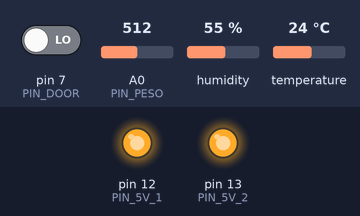
This sketch was run on a simulated Arduino Uno, built with avr-gcc and run on an emulated ATmega328P. On the bench: output pins drawn as LEDs (lit = HIGH). The inputs (shaded band) are chosen by the test bench; at power-on: pin 7 (PIN_DOOR) LOW, A0 (PIN_PESO) = 512, humidity 55 %, temperature 24 °C. What the sketch prints to the serial monitor is not drawn.

Above: at 0.1 s.
Timing chart, 0 to 1.6 s (numbered marks = the images above):
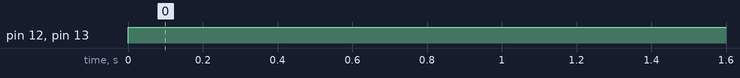

The sketch:

Retail.ino
```cpp
#include <dht.h>
dht DHT;
#define DHT11_PIN 11
int PIN_PESO = A0;
int PIN_DOOR = 7;
int PIN_5V_1 = 12;
int PIN_5V_2 = 13;
int buttonState = 0;

void setup()
  {
  Serial.begin(9600);
  pinMode(PIN_PESO, INPUT);
  pinMode(PIN_DOOR, INPUT);
  pinMode(PIN_5V_1, OUTPUT);
  pinMode(PIN_5V_2, OUTPUT);
  }

void loop()
  {
  digitalWrite(PIN_5V_1, HIGH);
  digitalWrite(PIN_5V_2, HIGH);
  temperatura(); //digital 11
  peso(); // A0 - con 5V en 12
  door();
  delay(200);
  }

void peso()
  {
  int sensorvalue = analogRead(PIN_PESO);
  //Serial.print(sensorvalue);
  if(sensorvalue > 500)
    Serial.print("1 ");
  else
    Serial.print("0 ");
  }

void temperatura()
  {
  int chk = DHT.read11(DHT11_PIN);
  Serial.print(int (DHT.temperature));
  Serial.print(" ");
  }

void door()
  {
  buttonState = digitalRead(PIN_DOOR);
  if (buttonState == HIGH)
    Serial.println("1 ");
  else
    Serial.println("0 ");
  }
```

Measured:
- by itself, pin 12 (PIN_5V_1), pin 13 (PIN_5V_2): LOW → HIGH at 0.00 s
